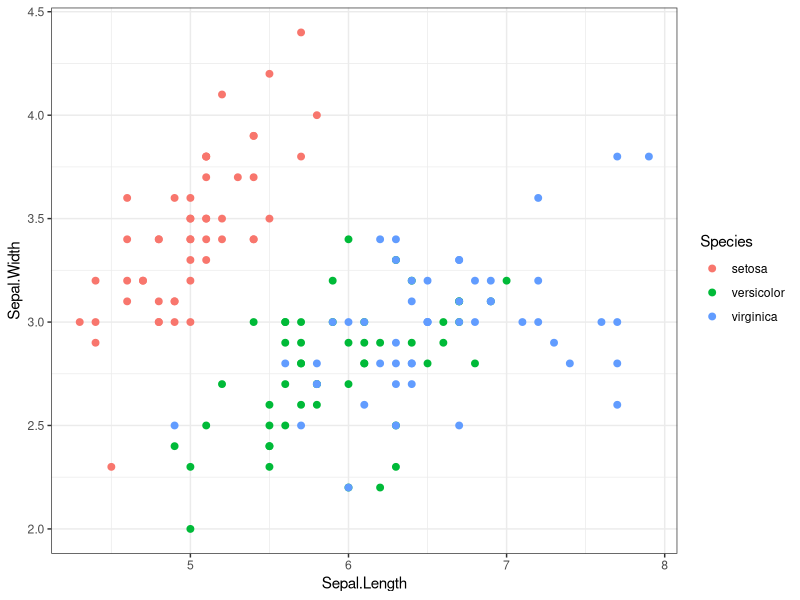
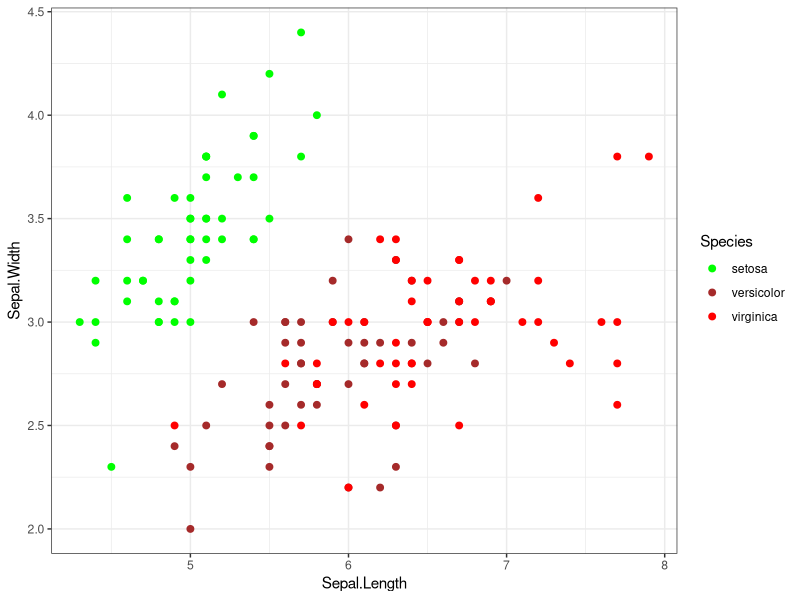
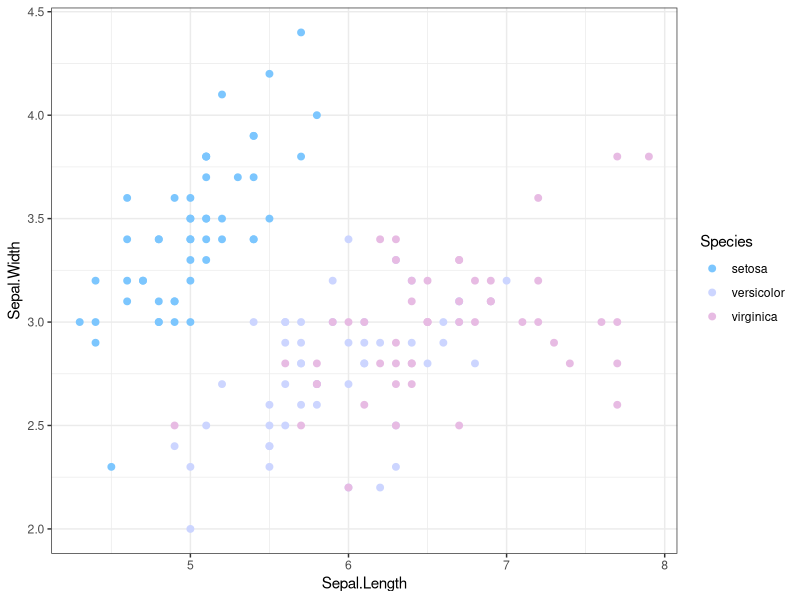
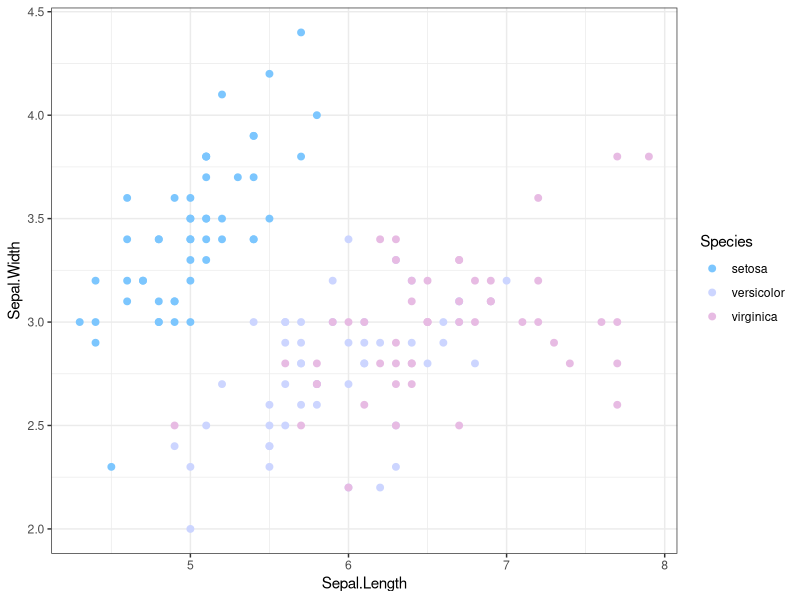
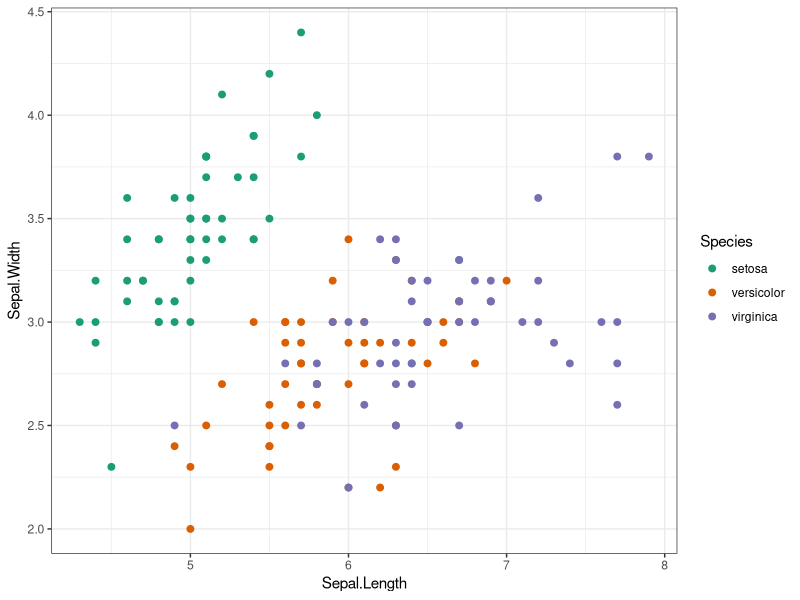
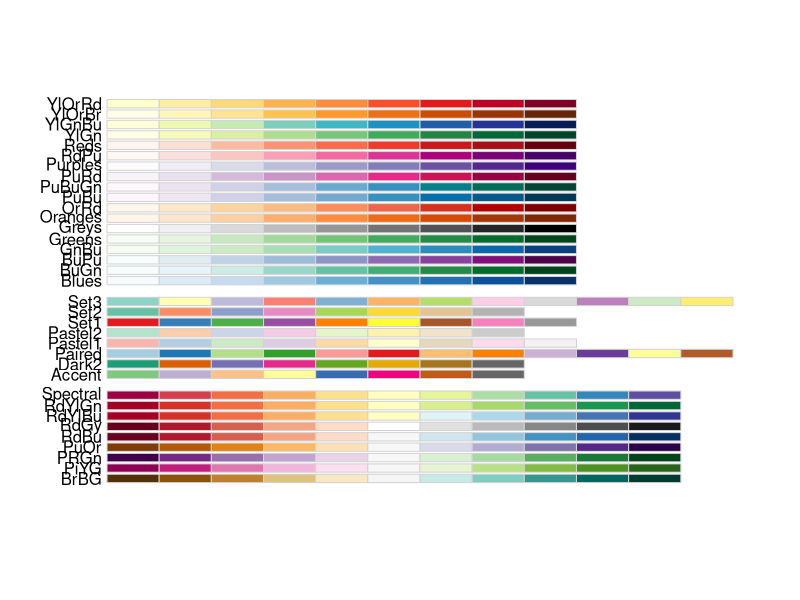
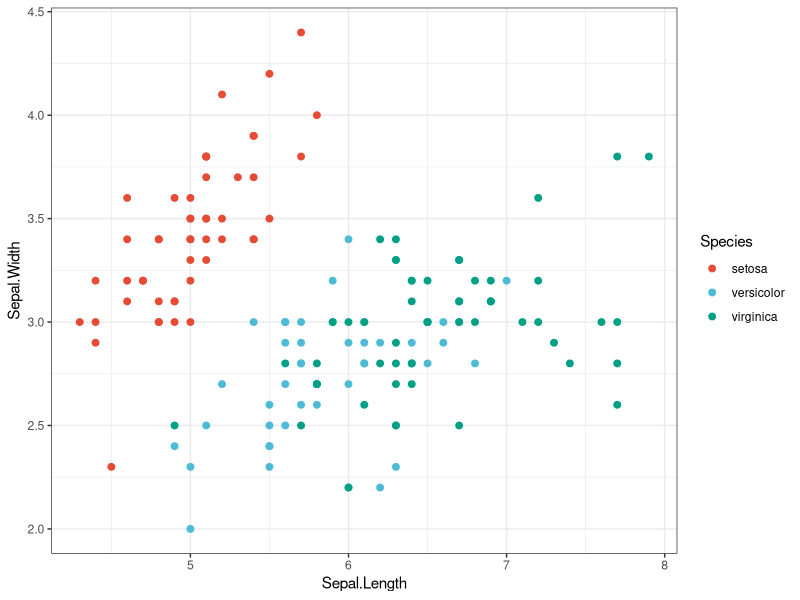

These charts were generated, in order, by the following R code:
# =======================================================================
#
# USING COLOR IN R

# Activity designed by Mikaela Salvador, Hannah Hayes, and Anik Grearson
# for BIOE276/176 Winter 2026 

# By the end of this activity, students will be able to:
# 1. Import and apply different colors and color palettes in R
# 2. Recognize how color choices affect data interpretation
# 3. Carefully colors to make plots more accessible

# This activity assumes students are somewhat familiar with the ggplot package.

# ========================================================================

# ------------------------------
#### SET UP ####
# ------------------------------

#Run this line if you do not have ggplot2 already installed
install.packages("ggplot2")
library(ggplot2) 

# ------------------------------
# INTRODUCTION: Colors in R
# ------------------------------

# BUILT-IN COLORS
# ---------------

# R has a set of 657 built-in color names you can use in your figures.
# Note that color names are case-sensitive!
# To see a list of the names, run:
colors()

# Some examples of built-in colors:
"black"
"white"
"red"
"blue"
"skyblue"
"brown"

# HEX CODES
# ---------------

# You can also define colors with HEX codes, which give you more precise control.
# Hex codes start with a # prefix followed by 3 pairs of two digits that define 
# red, green, and blue intensity: #RRGGBB, which range from 00 (none) to FF (full).

# Some examples of HEX codes:
"#000000" # No red, green, or blue = black
"#FFFFFF" # Full red, green, and blue = white
"#FF0000" # Full red, but no green or blue = pure red
# Notice how R nicely SHOWS you the color you've defined if you put it between ""!

# Optional challenge: See if you can figure out what the hex code is for pure 
# green or pure blue.

# You can get HEX codes from online tools to chose colors visually, then 
# copy and paste the HEX codes into R. Common online tools to find HEX codes
# include Coolors, ColorBrewer, and Adobe Color.

# ------------------------------
# ACTIVITY 1: Colors in ggplot
# ------------------------------

# In this activity, you will practice using built-in color names and HEX codes
# to manually change colors in a plot and evaluate which choices are better for
# data interpretation and accessibility.

# We will be using one of the example data sets that is provided with R. 
# This dataset contains flower dimension measurements. 
# (sepal width, sepal length, petal width, and petal length) from 3 Iris species.
data(iris)

# Use head to look at the first few rows of the data "Iris."
head(iris)

# 1) Default Colors: Let's start by making a simple scatter plot using R's 
# default colors to show how sepal width changes with sepal length, and 
# color the points by Iris species:
ggplot(iris, 
       aes(x=Sepal.Length, 
           y=Sepal.Width, 
           color = Species)) +
  geom_point(size=2) +
  theme_bw()

# 2) Built-In Color Names: We can also edit the colors manually within ggplot 
# by using built-in color names.
ggplot(iris, 
       aes(x=Sepal.Length, 
                 y=Sepal.Width, 
                 color = Species)) +
  geom_point(size = 2) +
  scale_color_manual(values = c("green",
                                "brown",
                                "red")) +
  theme_bw()

# 3) Hex Codes: We can also specify specific colors with HEX codes!
ggplot(iris, 
       aes(x=Sepal.Length,
           y=Sepal.Width, 
           color = Species)) +
  geom_point(size = 2) +
  scale_color_manual(values = c("#7CC6FE",
                                "#CCD5FF",
                                "#E7BBE3")) +
  theme_bw()

# 4) Alternatively, instead of reading in colors directly in ggplot, you can
# define which color is assigned to which species in a vector beforehand.
# This approach is useful when you have many variables and many plots
# and want to keep the color of your variables consistent across plots. This 
# makes the mapping more reproducible, even if the factor order changes. 

# Let's first define the same colors as the previous plot before running ggplot.
species_colors <- c(
  setosa     = "#7CC6FE",
  versicolor = "#CCD5FF",
  virginica  = "#E7BBE3")

# Plot using defined colors without explicitly calling it in your code
ggplot(iris, 
       aes(x=Sepal.Length,
           y=Sepal.Width, 
           color = Species)) +
  geom_point(size = 2) +
  scale_color_manual(values = species_colors) +
  theme_bw()

# 5) Your Turn! 
# Using 1 of the 4 methods we showed above, create a line plot 
# comparing petal length against petal width. Set each species as 
# a different color that you pick. 

# Note that instead of using geom_point(), which is for scatter plots, 
# you would instead use geom_line()!





# REFLECTION: Look at the plots we generated using the 4 different approaches.
# Although all 4 methods are valid ways of coloring your figures:
# - Which plot makes it easiest to tell species apart?
# - Which plot would be most accessible to a color-blind reader?

# ------------------------------
# ACTIVITY 2: COLOR PALETTES
# ------------------------------

# Instead of defining your own color palettes, you can also use many pre-made
# color palettes from different R packages. This can be much quicker than 
# hand-picking individual colors. We will only cover 2 different packages
# in this activity, but we highly encourage you to browse the internet to 
# find more color palettes - there are virtually hundreds (if not thousands)
# available! 

# RColorBrewer
# ---------------

# One popular set is RColorBrewer.
install.packages("RColorBrewer")
library(RColorBrewer) 

# Let's make a version of our scatter plot using the "Dark2" palette from RColorBrewer:
ggplot(iris, 
       aes(Sepal.Length, 
           Sepal.Width, 
           color = Species)) +
  geom_point(size = 2) +
  scale_color_brewer(palette = "Dark2") +
  theme_bw()

# To view all palettes in RColorBrewer:
display.brewer.all()

# If you get an error stating "Error in plot.new() : figure margins too large,"
# when running display.brewer.all(), just expand your plot window and run again!
# You may need to press Zoom below Plot to see the names of the color palettes.

# ggsci
# ---------------

# The ggsci package contains many great palettes for publication quality figures
install.packages("ggsci")
library(ggsci)

# Let's make another version of our scatter plot using the Nature Publishing
# Group color palette in the ggsci package:
ggplot(iris, 
       aes(x=Sepal.Length, 
           y=Sepal.Width, 
           color = Species)) +
  geom_point(size = 2) +
  scale_color_npg() +
  theme_bw()

# Other color palettes in this package include the below options.
scale_color_aaas() #American Association for the Advancement of Science
scale_color_lancet() #Lancet family of medical journals
scale_color_jco() #Journal of Clinical Oncology

# Your Turn: Play around with different color palettes in RColorBrewer and ggsci,
# using the Iris dataset! 
